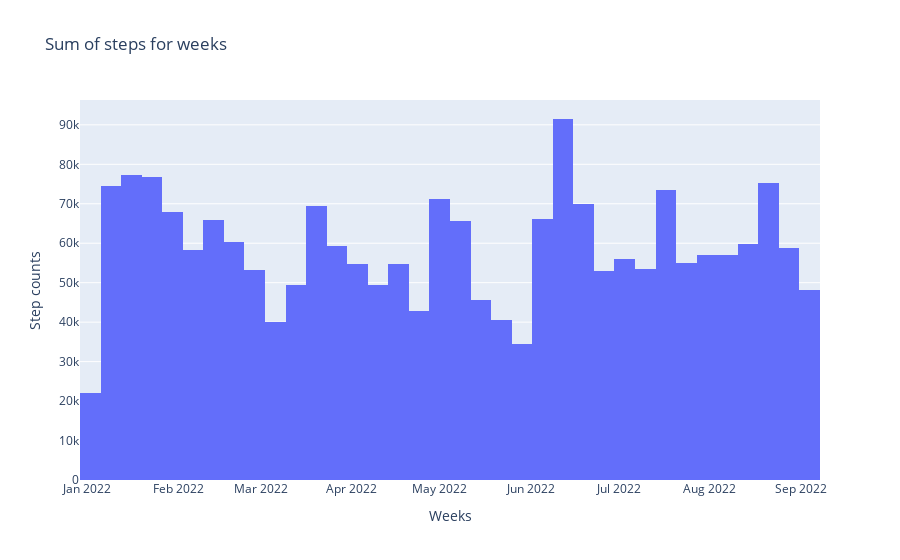

Source (notebook cell):
### Markdown cell above
we can see the each weeks of the steps and can find a different between the each weeks

### Code cell
fig = px.histogram(weaksum, x="Start", y = "Steps (count)", nbins = len(weaksum), title = "Sum of steps for weeks")
fig.update_layout(
    xaxis_title = "Weeks",
    yaxis_title = "Step counts")
fig.show()

### Figure 1 — Plotly figure (JSON) as saved in the notebook; plotly's stock layout.template omitted (floating-point values rounded to 4 significant figures)
{"data": [{"alignmentgroup": "True", "bingroup": "x", "histfunc": "sum", "hovertemplate": "Start=%{x}<br>sum of Steps (count)=%{y}<extra></extra>", "legendgroup": "", "marker": {"color": "#636efa", "pattern": {"shape": ""}}, "name": "", "nbinsx": 36, "offsetgroup": "", "orientation": "v", "showlegend": false, "type": "histogram", "x": ["2022-01-02T00:00:00", "2022-01-09T00:00:00", "2022-01-16T00:00:00", "2022-01-23T00:00:00", "2022-01-30T00:00:00", "2022-02-06T00:00:00", "2022-02-13T00:00:00", "2022-02-20T00:00:00", "2022-02-27T00:00:00", "2022-03-06T00:00:00", "2022-03-13T00:00:00", "2022-03-20T00:00:00", "2022-03-27T00:00:00", "2022-04-03T00:00:00", "2022-04-10T00:00:00", "2022-04-17T00:00:00", "2022-04-24T00:00:00", "2022-05-01T00:00:00", "2022-05-08T00:00:00", "2022-05-15T00:00:00", "2022-05-22T00:00:00", "2022-05-29T00:00:00", "2022-06-05T00:00:00", "2022-06-12T00:00:00", "2022-06-19T00:00:00", "2022-06-26T00:00:00", "2022-07-03T00:00:00", "2022-07-10T00:00:00", "2022-07-17T00:00:00", "2022-07-24T00:00:00", "2022-07-31T00:00:00", "2022-08-07T00:00:00", "2022-08-14T00:00:00", "2022-08-21T00:00:00", "2022-08-28T00:00:00", "2022-09-04T00:00:00"], "xaxis": "x", "y": [21939, 74612, 77170, 76815, 67913, 58371, 65889, 60379, 53185, 40054, 49387, 69494, 59317, 54628, 49317, 54858, 42899, 71268, 65515, 45622, 40432, 34533, 66211, 91478, 70026, 52898, 55920, 53430, 73466, 54879, 56920, 57114, 59699, 75353, 58847, 48204], "yaxis": "y"}], "layout": {"barmode": "relative", "legend": {"tracegroupgap": 0}, "title": {"text": "Sum of steps for weeks"}, "xaxis": {"anchor": "y", "domain": [0, 1], "title": {"text": "Weeks"}}, "yaxis": {"anchor": "x", "domain": [0, 1], "title": {"text": "Step counts"}}}}
